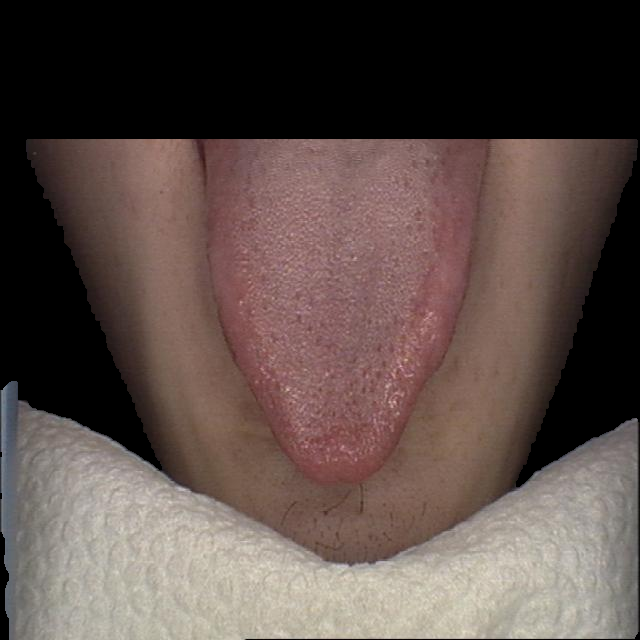
#> input picture PHOTO3/10000_A_358_mask_only/deid.png, 640 x 640 px
$ python deid_mask_only.py --image PHOTO3/10000_A_358_mask_only/deid.png --mask PHOTO3/10000_A_358_mask_only/deid.png --out out
#> lines starting #> are read from the running program, lines starting #| are printed output that depends on the picture; after the words box and inside, x2 and y2 are one past the last pixel; in counts of white or black regions, pixels touching at a corner belong together
#> in run_from_paths, image is the input picture: shape (640, 640, 3); mean B, G, R 72.5, 77.3, 92.1
from __future__ import annotations

import json
import time
from pathlib import Path
from typing import Any, Dict, Optional, Tuple

import cv2
import numpy as np


Meta = Dict[str, Any]


def _odd(v: int) -> int:
    return v if v % 2 == 1 else v + 1


def _normalize_color_image(image: np.ndarray) -> np.ndarray:
    """Ensure image is a valid 3-channel color image in BGR order."""
    if image is None:
        raise ValueError("image is None")
    if not isinstance(image, np.ndarray):
        raise TypeError("image must be a numpy array")
    if image.size == 0:
        raise ValueError("image is empty")

    if image.ndim == 2:
        return cv2.cvtColor(image, cv2.COLOR_GRAY2BGR)

    if image.ndim != 3:
        raise ValueError(f"unsupported image ndim: {image.ndim}")

    channels = image.shape[2]
#> channels = 3
    if channels == 3:
        return image
    if channels == 4:
        return cv2.cvtColor(image, cv2.COLOR_BGRA2BGR)

    raise ValueError(f"unsupported image channel count: {channels}")


def _normalize_mask(mask: np.ndarray, image_hw: Tuple[int, int]) -> np.ndarray:
    """Convert mask into a boolean mask aligned with image height/width."""
#> called with image_hw = (640, 640)
    if mask is None:
        raise ValueError("mask is None")
    if not isinstance(mask, np.ndarray):
        raise TypeError("mask must be a numpy array")
    if mask.size == 0:
        raise ValueError("mask is empty")

    h, w = image_hw
    if mask.ndim == 3:
        channels = mask.shape[2]
#> channels = 3
        if channels == 1:
            mask_2d = mask[:, :, 0]
        elif channels == 3:
            mask_2d = cv2.cvtColor(mask, cv2.COLOR_BGR2GRAY)
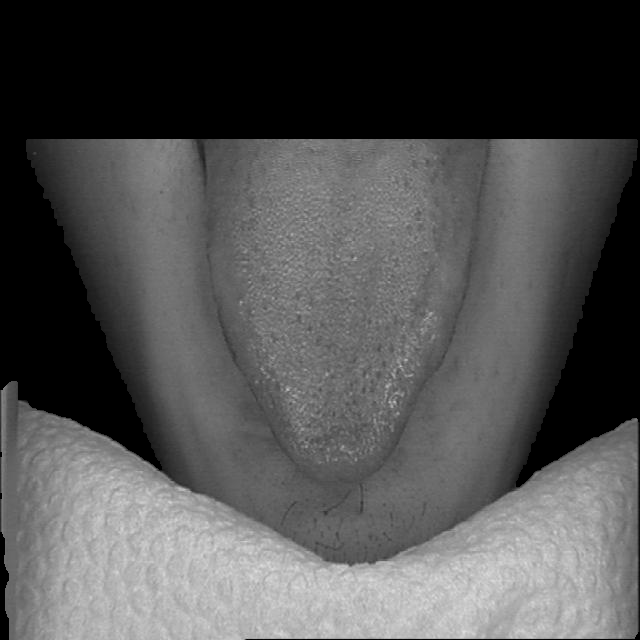
#> mask_2d: shape (640, 640); min 0, max 224, mean 81.2
        elif channels == 4:
            mask_2d = cv2.cvtColor(mask, cv2.COLOR_BGRA2GRAY)
        else:
            raise ValueError(f"unsupported mask channel count: {channels}")
    elif mask.ndim == 2:
        mask_2d = mask
    else:
        raise ValueError(f"unsupported mask ndim: {mask.ndim}")

    if mask_2d.shape != (h, w):
        raise ValueError(
            f"mask shape {mask_2d.shape} does not match image shape {(h, w)}"
        )

    if mask_2d.dtype == np.bool_:
        mask_bool = mask_2d
    else:
        mask_float = mask_2d.astype(np.float32)
        max_val = float(mask_float.max())
#> max_val = 224
        min_val = float(mask_float.min())
#> min_val = 0
        if max_val == min_val == 0.0:
            raise ValueError("mask is empty (all zeros)")

        # Support bool / 0-1 / 0-255 style masks.
        if max_val <= 1.0:
            threshold = 0.5 if np.issubdtype(mask_2d.dtype, np.floating) else 0.0
        else:
            threshold = 127.0
        mask_bool = mask_float > threshold
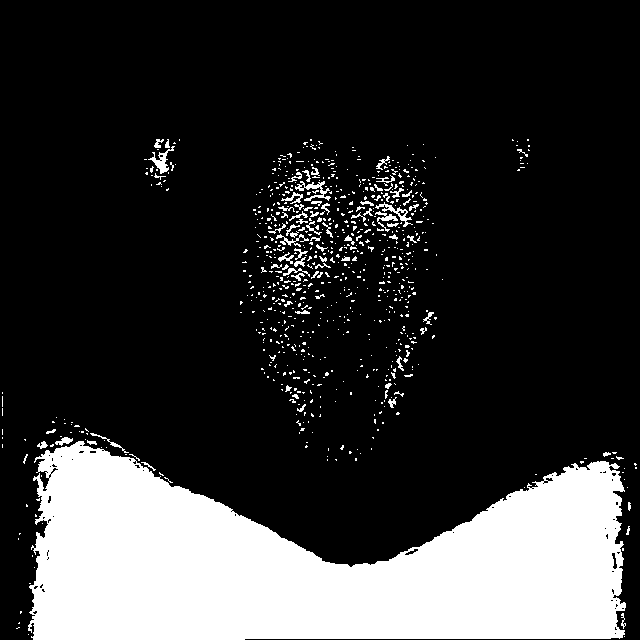
#> mask_bool: shape (640, 640) bool; 21.1% white; 816 white regions (737 under 20 px), largest, box (x1, y1, x2, y2) and area: (28, 441, 626, 640) 79166, (295, 181, 331, 201) 246, (148, 146, 175, 174) 226

    if not np.any(mask_bool):
        raise ValueError("mask has no foreground pixels")

    return mask_bool


def _largest_component(mask_u8: np.ndarray) -> np.ndarray:
    """Keep only the largest foreground connected component."""
    num_labels, labels, stats, _ = cv2.connectedComponentsWithStats(mask_u8, connectivity=8)
    if num_labels <= 1:
        return np.zeros_like(mask_u8)

    # Ignore background at index 0.
    largest_idx = 1 + int(np.argmax(stats[1:, cv2.CC_STAT_AREA]))
    largest = np.zeros_like(mask_u8)
    largest[labels == largest_idx] = 255
    return largest


def _remove_small_border_components(mask_u8: np.ndarray, min_area: int) -> np.ndarray:
    """Remove tiny components touching image borders to suppress edge leakage."""
    num_labels, labels, stats, _ = cv2.connectedComponentsWithStats(mask_u8, connectivity=8)
    if num_labels <= 1:
        return mask_u8

    h, w = mask_u8.shape
    out = np.zeros_like(mask_u8)
    for label in range(1, num_labels):
        area = int(stats[label, cv2.CC_STAT_AREA])
        if area < min_area:
            continue

        x = int(stats[label, cv2.CC_STAT_LEFT])
        y = int(stats[label, cv2.CC_STAT_TOP])
        bw = int(stats[label, cv2.CC_STAT_WIDTH])
        bh = int(stats[label, cv2.CC_STAT_HEIGHT])
        touches_border = x == 0 or y == 0 or (x + bw) >= w or (y + bh) >= h
        if touches_border and area < (min_area * 3):
            continue

        out[labels == label] = 255
    return out


def _strict_tongue_mask(mask_bool: np.ndarray) -> np.ndarray:
    """Post-process mask to keep only a tighter tongue-shaped region."""
    h, w = mask_bool.shape
#> h = 640; w = 640
    min_dim = max(1, min(h, w))
#> min_dim = 640

    mask_u8 = (mask_bool.astype(np.uint8) * 255)
    min_area = max(64, int(h * w * 0.0008))
#> min_area = 327

    bridge_k = _odd(max(3, min(15, int(min_dim * 0.01))))
#> bridge_k = 7
    smooth_k = _odd(max(3, min(11, int(min_dim * 0.006))))
#> smooth_k = 3

    bridge_kernel = cv2.getStructuringElement(cv2.MORPH_ELLIPSE, (bridge_k, bridge_k))
    smooth_kernel = cv2.getStructuringElement(cv2.MORPH_ELLIPSE, (smooth_k, smooth_k))
#> smooth_kernel = [[0, 1, 0], [1, 1, 1], [0, 1, 0]]

    # Opening helps break thin links to lips/chin/skin in imperfect masks.
    opened = cv2.morphologyEx(mask_u8, cv2.MORPH_OPEN, bridge_kernel, iterations=1)
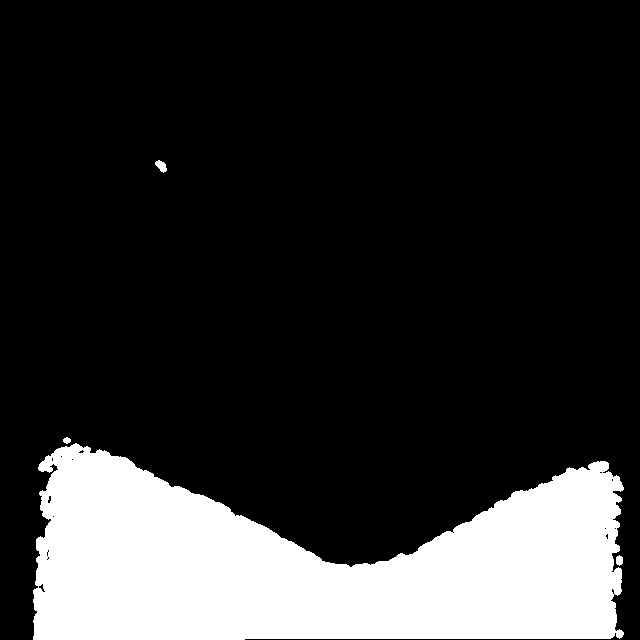
#> opened: shape (640, 640); 19.1% white; 4 white regions, box (x1, y1, x2, y2) and area: (33, 443, 624, 640) 77946, (155, 160, 167, 173) 93, (616, 555, 623, 566) 61, (63, 437, 71, 444) 40
    candidate = opened if np.any(opened) else mask_u8

    candidate = _remove_small_border_components(candidate, min_area=min_area)
#> in _remove_small_border_components, `num_labels, labels, stats, _ = cv2.connectedComponentsWithStats(mask_u..`:
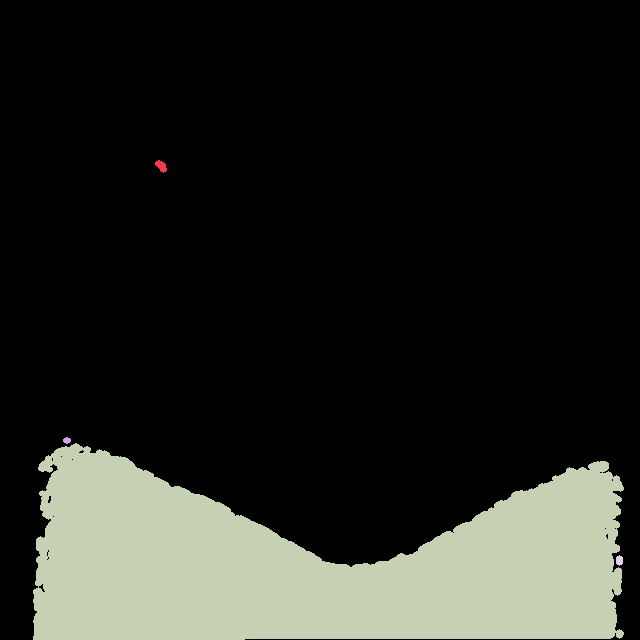
#> labels: shape (640, 640) int32; 5 distinct labels, from 0 to 4; one colour per label, 0 black
#> in _remove_small_border_components, `num_labels, labels, stats, _ = cv2.connectedComponentsWithStats(mask_u..`: num_labels = 5; stats = [[0, 0, 640, 640, 331460], [155, 160, 12, 13, 93], [63, 437, 8, 7, 40], [33, 443, 591, 197, 77946], [616, 555, 7, 11, 61]]
#> the loop in _remove_small_border_components, `for label in range(1, num_labels):` made 4 passes
#> area on passes 1, 2, 4: 93, 40, 61
#> (area, x, y, bw, bh, touches_border) on pass 3: (77946, 33, 443, 591, 197, True)
#> after the loop in _remove_small_border_components, `for label in range(1, num_labels):`: out: shape (640, 640); 19% white; 1 white region, box (x1, y1, x2, y2) and area: (33, 443, 624, 640) 77946
    candidate = _largest_component(candidate)
#> in _largest_component, `num_labels, labels, stats, _ = cv2.connectedComponentsWithStats(mask_u..`: num_labels = 2; stats = [[0, 0, 640, 640, 331654], [33, 443, 591, 197, 77946]]
#> in _largest_component, `largest_idx = 1 + int(np.argmax(stats[1:, cv2.CC_STAT_AREA]))`: largest_idx = 1
    if not np.any(candidate):
        raise ValueError("mask postprocess failed: no component left")

    refined = cv2.morphologyEx(candidate, cv2.MORPH_CLOSE, smooth_kernel, iterations=1)
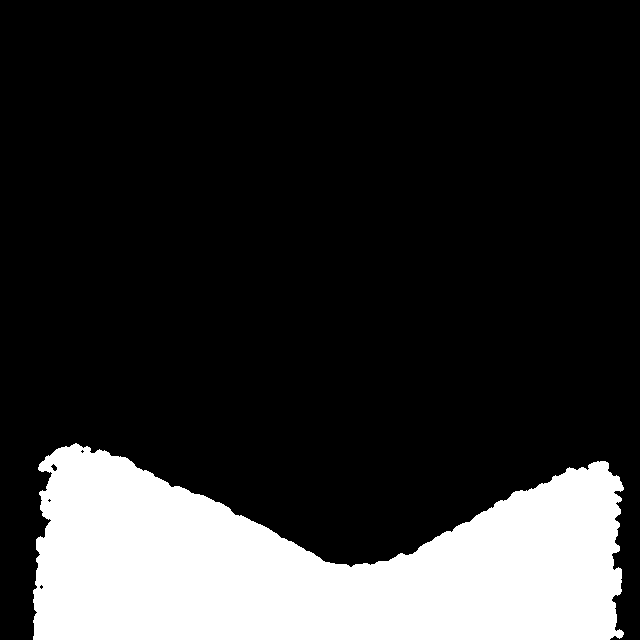
#> refined: shape (640, 640); 19.1% white; 1 white region, box (x1, y1, x2, y2) and area: (33, 443, 624, 640) 78436
    refined = cv2.erode(refined, smooth_kernel, iterations=1)
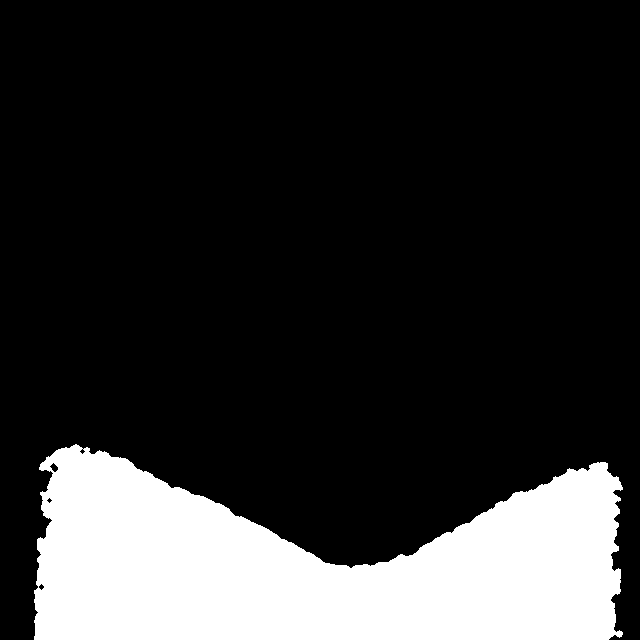
#> refined: shape (640, 640); 18.9% white; 1 white region

    contours, _ = cv2.findContours(refined, cv2.RETR_EXTERNAL, cv2.CHAIN_APPROX_SIMPLE)
#> contours = 1 contour; box (x1, y1, x2, y2) and area: (34, 444, 623, 640) 76654
    if not contours:
        raise ValueError("mask postprocess failed: contour not found")

    tongue_contour = max(contours, key=cv2.contourArea)
#> tongue_contour = contour of 582 points, box (x1, y1, x2, y2) (34, 444, 623, 640), area 76654
    contour_mask = np.zeros_like(refined)
    cv2.drawContours(contour_mask, [tongue_contour], -1, 255, thickness=-1)
#> contour_mask: shape (640, 640); 18.9% white; 1 white region, box (x1, y1, x2, y2) and area: (34, 444, 623, 640) 77453

    if not np.any(contour_mask):
        raise ValueError("mask postprocess failed: empty contour mask")

    return contour_mask.astype(bool)


def deid_mask_only(image: np.ndarray, mask: np.ndarray) -> Tuple[Optional[np.ndarray], Meta]:
    """
    Keep only the tongue region selected by `mask` and black out everything else.

    Args:
        image: Original color image as a numpy array.
        mask: Tongue mask as a numpy array. Supports single-channel / 3-channel /
              bool / 0-1 / 0-255 masks.

    Returns:
        deid_img: A color image with the same size as `image`, where only mask
                  region keeps original pixels and all other pixels are black.
                  Returns None if processing fails before a valid fallback can be made.
        meta: Dict containing deid_method, deid_ms, status, error.
    """
    start = time.perf_counter()
    meta: Meta = {
        "deid_method": "mask_only",
        "mask_postprocess": "strict_tongue_v1",
        "deid_ms": 0.0,
        "status": "error",
        "error": "",
    }

    try:
        image_bgr = _normalize_color_image(image)
        mask_bool = _normalize_mask(mask, image_bgr.shape[:2])
        mask_bool = _strict_tongue_mask(mask_bool)

        deid_img = np.zeros_like(image_bgr)
        deid_img[mask_bool] = image_bgr[mask_bool]
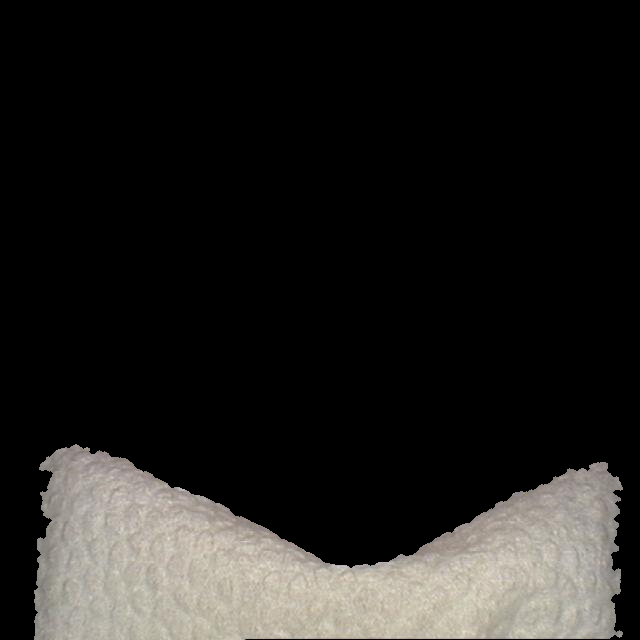
#> deid_img: shape (640, 640, 3); mean B, G, R 30.6, 32.8, 34

        meta["status"] = "ok"
        return deid_img, meta

    except Exception as exc:  # noqa: BLE001
        meta["status"] = "error"
        meta["error"] = str(exc)

        # If image is valid enough, return a black fallback image with same size.
        try:
            image_bgr = _normalize_color_image(image)
            fallback = np.zeros_like(image_bgr)
        except Exception:  # noqa: BLE001
            fallback = None

        return fallback, meta

    finally:
        meta["deid_ms"] = round((time.perf_counter() - start) * 1000.0, 3)


def save_deid_result(
    output_dir: str | Path,
    deid_img: Optional[np.ndarray],
    meta: Meta,
    *,
    merge_existing_meta: bool = True,
) -> None:
    """
    Save deid.png and meta.json.

    If meta.json already exists, its content will be loaded and updated with the
    new deid-related fields.
    """
    output_dir = Path(output_dir)
    output_dir.mkdir(parents=True, exist_ok=True)

    if deid_img is not None:
        out_path = output_dir / "deid.png"
        ok = cv2.imwrite(str(out_path), deid_img)
        if not ok:
            raise IOError(f"failed to write image: {out_path}")

    meta_path = output_dir / "meta.json"
    payload: Meta = {}
    if merge_existing_meta and meta_path.exists():
        try:
            payload = json.loads(meta_path.read_text(encoding="utf-8"))
        except Exception:
            payload = {}

    payload.update(
        {
            "deid_method": meta.get("deid_method", "mask_only"),
            "mask_postprocess": meta.get("mask_postprocess", "strict_tongue_v1"),
            "deid_ms": meta.get("deid_ms", 0.0),
            "status": meta.get("status", "error"),
            "error": meta.get("error", ""),
        }
    )

    meta_path.write_text(
        json.dumps(payload, ensure_ascii=False, indent=2),
        encoding="utf-8",
    )


def run_from_paths(
    image_path: str | Path,
    mask_path: str | Path,
    output_dir: str | Path,
) -> Meta:
    """Convenience helper for reading files, running deid, and saving outputs."""
    image = cv2.imread(str(image_path), cv2.IMREAD_COLOR)
    mask = cv2.imread(str(mask_path), cv2.IMREAD_UNCHANGED)

    deid_img, meta = deid_mask_only(image, mask)
#> meta = {'deid_method': 'mask_only', 'mask_postprocess': 'strict_tongue_v1', 'deid_ms': 244.7, 'status': 'ok', 'error': ''}
    save_deid_result(output_dir, deid_img, meta)
    return meta


if __name__ == "__main__":
    import argparse

    parser = argparse.ArgumentParser(description="Mask-only de-identification")
    parser.add_argument("--image", required=True, help="Path to input color image")
    parser.add_argument("--mask", required=True, help="Path to mask image")
    parser.add_argument("--out", required=True, help="Output directory")
    args = parser.parse_args()

    meta = run_from_paths(args.image, args.mask, args.out)
    print(json.dumps(meta, ensure_ascii=False, indent=2))
#| {
#|   "deid_method": "mask_only",
#|   "mask_postprocess": "strict_tongue_v1",
#|   "deid_ms": 244.67,
#|   "status": "ok",
#|   "error": ""
#| }
